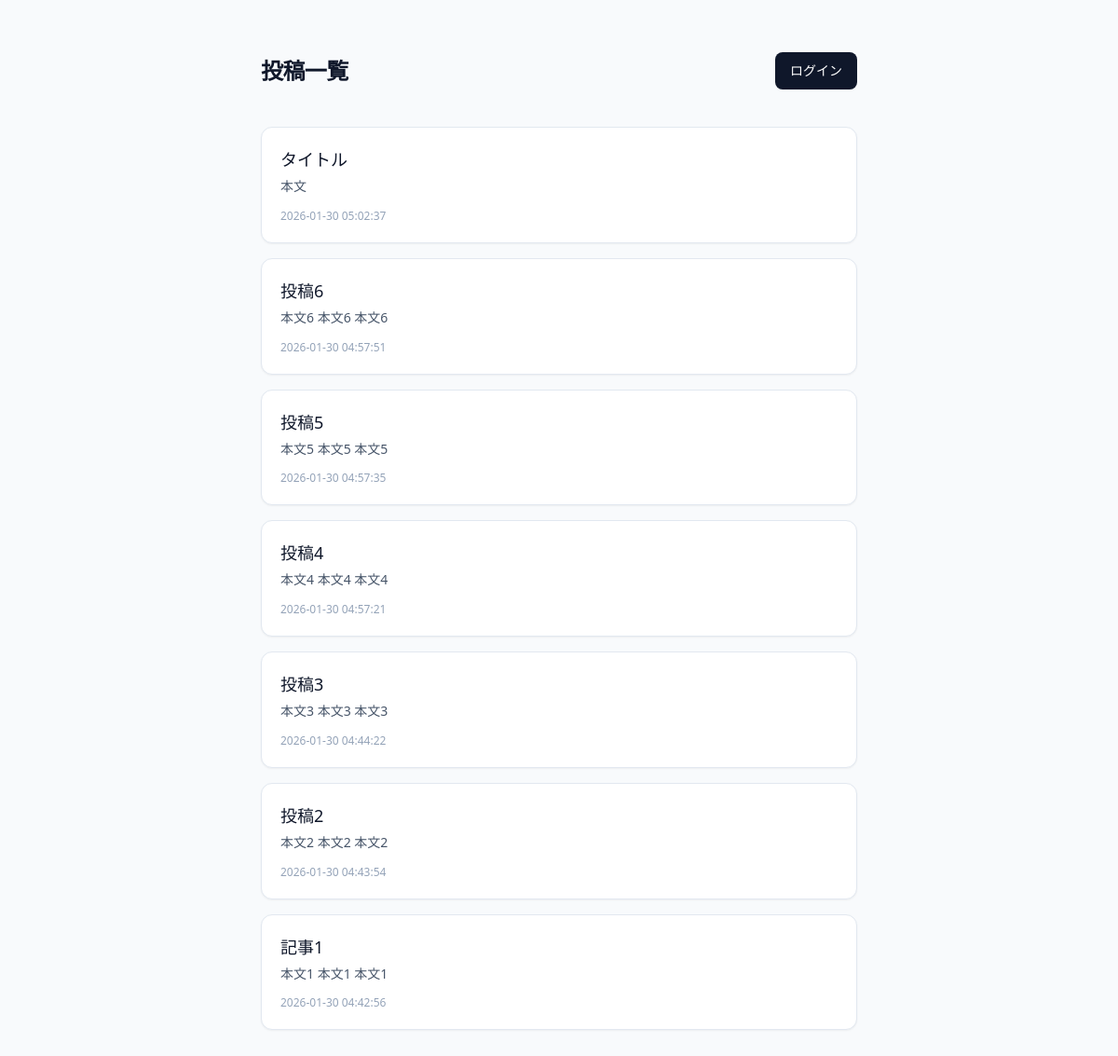
Before: / with the older database file.
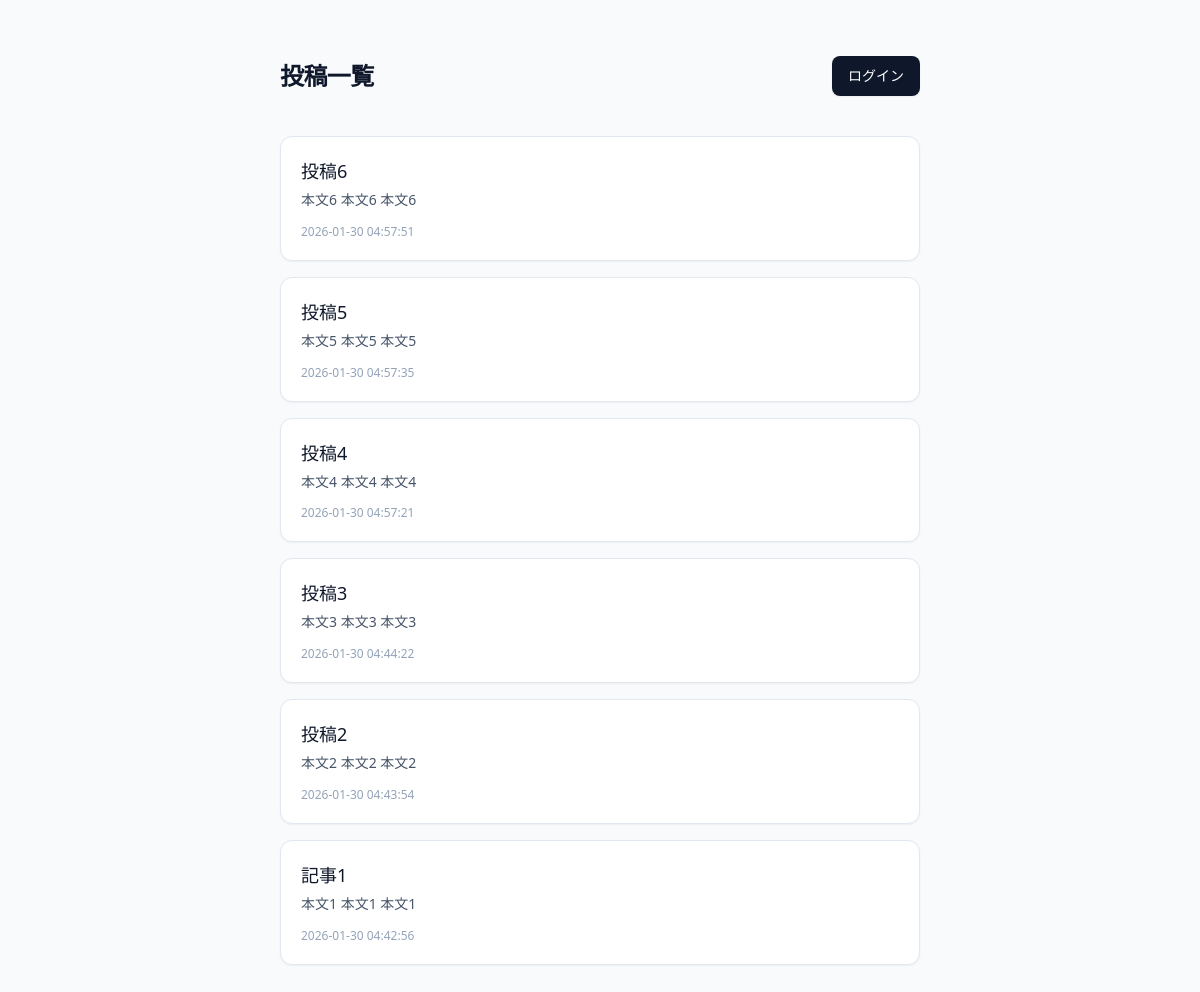
After: the same page with the newer database file.
### tables this page shows
CREATE TABLE posts (
            id INTEGER PRIMARY KEY AUTOINCREMENT,
            title TEXT NOT NULL,
            body TEXT,
            created_at TIMESTAMP DEFAULT CURRENT_TIMESTAMP
        );

### app.py (the view)
@app.route('/')
def index():
    conn = get_db()
    rows = conn.execute('SELECT id, title, body, created_at FROM posts ORDER BY created_at DESC').fetchall()
    conn.close()
    return render_template('list.html', posts=rows)

### app.py (called while the page is built)
def get_db():
    conn = sqlite3.connect(DATABASE)
    conn.row_factory = sqlite3.Row  # カラム名でアクセス可能にする
    return conn

### templates/list.html (shortened to what this page needs)
<!doctype html>
<html lang="ja">
<head>
    <script src="https://cdn.tailwindcss.com"></script>
</head>
<body class="min-h-screen bg-slate-50 text-slate-800">
    <div class="max-w-2xl mx-auto px-4 py-10 sm:py-14">
        <header class="flex items-center justify-between mb-10">
            <h1 class="text-2xl font-semibold tracking-tight text-slate-900">投稿一覧</h1>
            {% if session.get('username') %}
            <a href="{{ url_for('new_post') }}"
               class="inline-flex items-center gap-2 rounded-lg bg-slate-900 px-4 py-2.5 text-sm font-medium text-white shadow-sm hover:bg-slate-800 transition-colors">
                新規投稿
            </a>
            {% else %}
            <a href="{{ url_for('login') }}"
               class="inline-flex items-center gap-2 rounded-lg bg-slate-900 px-4 py-2.5 text-sm font-medium text-white shadow-sm hover:bg-slate-800 transition-colors">
                ログイン
            </a>
            {% endif %}
        </header>
        <ul class="space-y-4">
            {% for post in posts %}
            <li class="rounded-xl border border-slate-200 bg-white p-5 shadow-sm hover:shadow-md transition-shadow">
                <h2 class="text-lg font-medium text-slate-900 mb-1">
                    <a href="{{ url_for('post', post_id=post.id) }}" class="hover:text-slate-600 transition-colors">{{ post.title }}</a>
                </h2>
                <p class="text-slate-600 text-sm leading-relaxed mb-3">{{ post.body }}</p>
                <p class="text-xs text-slate-400">{{ post.created_at }}</p>
            </li>
            {% else %}
            <li class="rounded-xl border border-dashed border-slate-300 bg-white/50 p-10 text-center text-slate-500">
                まだ投稿がありません。
            </li>
            {% endfor %}
        </ul>
    </div>
</body>
</html>

Changed rows visible on the page:
removed posts: title "タイトル", body "本文", created_at "2026-01-30 05:02:37"
